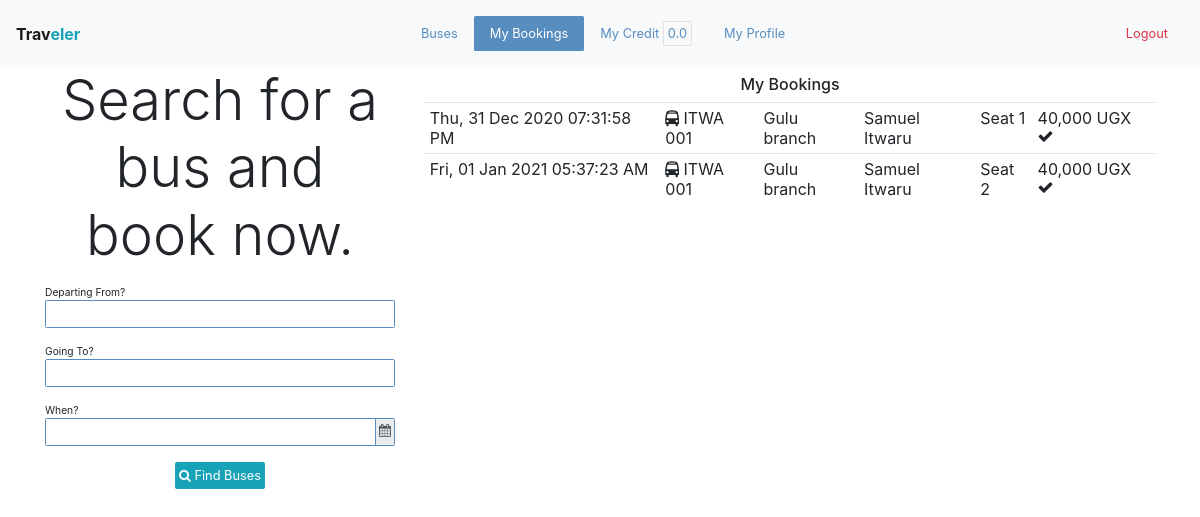
The page /booking/passenger (signed in) on the database as committed earlier.
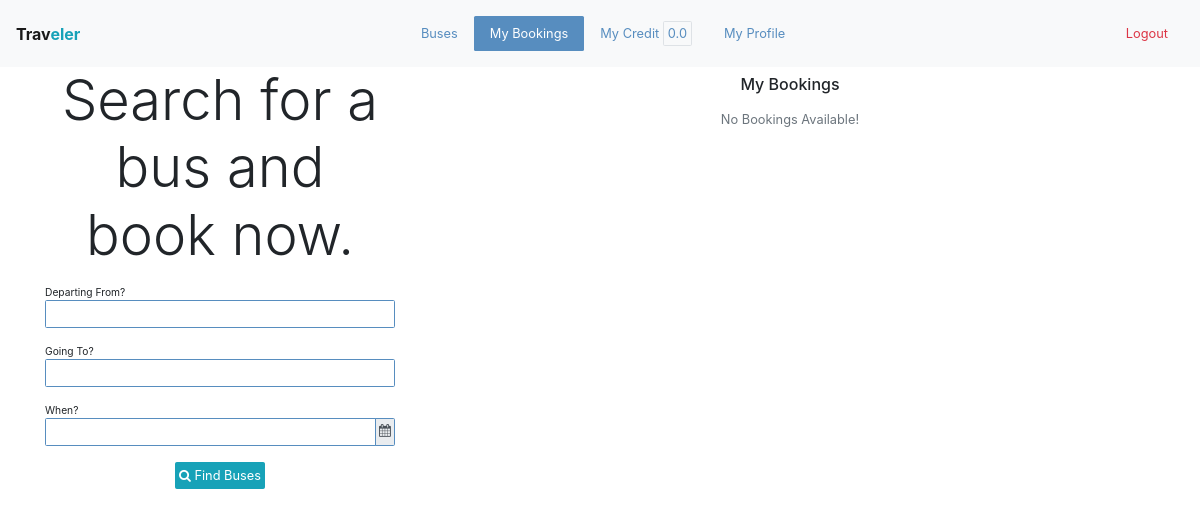
The same page on the database as committed later.
### app/models/models.py (models this page shows, shortened)
class Profile(db.Model):
    id = db.Column(db.Integer, primary_key=True)
    first_name = db.Column(db.String(64))
    last_name = db.Column(db.String(64))
    email = db.Column(db.String(64), unique=True)
    telephone = db.Column(db.String(16))
    email_valid = db.Column(db.Boolean, default=False)
    telephone_valid = db.Column(db.Boolean, default=False)
    credit = db.Column(db.Float, default=0.0)
    is_admin = db.Column(db.Boolean())
    is_manager = db.Column(db.Boolean())
    is_cashier = db.Column(db.Boolean())
    is_passenger = db.Column(db.Boolean())
    branch_id = db.Column(db.Integer, db.ForeignKey("branch.id"))
    user_id = db.Column(db.Integer, db.ForeignKey("user.id", ondelete="CASCADE"))
    payments = db.relationship("Payment", backref="profile")
    def display_name(self):
        return f"{self.first_name} {self.last_name}"

class TimestampedModel(Model):
    created_at = Column(DateTime, default=now())
    updated_at = Column(DateTime)

class Booking(db.Model, TimestampedModel):
    id = db.Column(db.Integer, primary_key=True)
    passenger_name = db.Column(db.String(128), nullable=False)
    passenger_telephone = db.Column(db.String(16))
    seat_number = db.Column(db.String(3))
    pickup = db.Column(db.String(64), nullable=False)
    stop = db.Column(db.String(64), nullable=False)
    fare = db.Column(db.Integer, nullable=False)
    paid = db.Column(db.Boolean, nullable=False)
    branch_id = db.Column(db.Integer, db.ForeignKey("branch.id"), nullable=False)
    bus_id = db.Column(db.Integer, db.ForeignKey("bus.id"), nullable=False)
    created_by = db.Column(db.Integer, db.ForeignKey("user.id"))
    grid_id = db.Column(db.Integer, db.ForeignKey("grid.id"), nullable=False)
    pricing_id = db.Column(db.Integer, db.ForeignKey("pricing.id"), nullable=False)
    payment_id = db.Column(db.Integer, db.ForeignKey("payment.id"))
    payment = db.relationship("Payment", backref=db.backref("booking", uselist=False), cascade="delete")

class Bus(db.Model):
    id = db.Column(db.Integer, primary_key=True)
    number = db.Column(db.String(16))
    columns = db.Column(db.Integer)
    rows = db.Column(db.Integer)
    broadcast = db.Column(db.Boolean)
    departure_time = db.Column(db.DateTime)
    schedule_cancelled_reason = db.Column(db.String(1024))
    booking_deadline = db.Column(db.DateTime)
    free_bus_time = db.Column(db.DateTime)
    branch_id = db.Column(db.Integer, db.ForeignKey("branch.id"))
    company_id = db.Column(db.Integer, db.ForeignKey("company.id"))
    status_id = db.Column(db.Integer, db.ForeignKey("status.id"))
    journey_id = db.Column(db.Integer, db.ForeignKey("journey.id"))
    grids = db.relationship("Grid", backref="bus", cascade="delete", lazy="dynamic")
    bookings = db.relationship("Booking", backref="bus")
    payments = db.relationship("Payment", backref="bus")
    def __str__(self):
        return self.number

class Branch(db.Model):
    id = db.Column(db.Integer, primary_key=True)
    name = db.Column(db.String(64))
    location = db.Column(db.String(64))
    company_id = db.Column(db.Integer, db.ForeignKey("company.id"))
    journeys = db.relationship("Journey", backref="branch")
    members = db.relationship("Profile", backref="branch")
    buses = db.relationship("Bus", backref="branch")
    bookings = db.relationship("Booking", backref="branch")
    def __str__(self):
        return self.name

### app/WEB/views/booking.py (the view)
@booking_bp.route("/passenger", methods=["GET"])
def get_passenger_bookings():
	passenger = current_user
	bookings = Booking.query.filter_by(created_by=passenger.id).all()
	search_buses_form = SearchBusesForm()
	return render_template('booking/passenger-bookings.html', search_buses_form=search_buses_form, bookings=bookings)

### app/WEB/forms/bus.py (shortened to what this page needs)
class SearchBusesForm(FlaskForm):
	UTC_offset = StringField(widget=HiddenInput())
	from_ = StringField("Departing From?", validators=[])
	to = StringField("Going To?", validators=[])
	departure_time = StringField("When?", validators=[])
	submit = SubmitField('Find Bus')
	def __init__(self, *args, **kwargs):
		super().__init__(*args, **kwargs)
		self.datetime_format = app.config.get("TIME_FORMAT")

### app/WEB/context_processors.py (called while the page is built)
@app.context_processor
def application():
	return  {
		"HOST": app.config.get("HOST_ADDRESS")
	}

@app.context_processor
def company():
	context = dict()
	if current_user.is_authenticated:
		context["profile"] = current_user.profile
		branch = current_user.profile.branch
		if branch:
			context["branch"] = branch
			context["company"] = branch.company
	return context

### app/WEB/template_filters.py (called while the page is built)
def datetimeformat(value, format='%H:%M / %d-%m-%Y'):
	if isinstance(value, datetime):
		return value.strftime(format)

def currency(value):
	if isinstance(value, int):
		return f'{value:,} {app.config.get("DEFAULT_CURRENCY", "")}'
	return value

### app/models/models.py (called while the page is built)
    def __str__(self):
        return self.profile.display_name()

### app/setup.py (called while the page is built)
@login_manager.user_loader
def load_user(user_id):
	return User.query.get(user_id)

### app/templates/booking/passenger-bookings.html
{% extends 'index/passenger-base.html' %}
{% block bookings_active %}active{% endblock %}
{% block content %}
	<div class="container">
		<div class="row">
			<div class="col-md-4">
				{% include 'index/search-buses-form.html' %}
			</div>
			<div class="col-md-8">
				<div class="pre-scrollable" style="max-height: 450px;">
					<h5 class="p-2 m-0 text-center">My Bookings</h5>
					<table class="table table-sm table-responsive-md">
						<tbody>
							{% for booking in bookings %}
								<tr>
									<td>{{booking.created_at|datetimeformat('%a, %d %b %Y %r')}}</td>
									<td><span class="fa fa-bus"></span> {{booking.bus}}</td>
									<td>{{booking.branch}} branch</td>
									<td>{{booking.creator}}</td>
									<td>Seat {{booking.seat_number}}</td>
									<td>{{booking.fare|currency}} {% if booking.paid %}<span class="fa fa-check"></span>{% endif %}</td>
								</tr>
							{% else %}
					            <div class="container" align="center">
					                <p class="display-5 text-muted p-2">No Bookings Available!</p>
					            </div>
							{% endfor %}
						</tbody>
					</table>
				</div>
			</div>
		</div>
	</div>
{% endblock %}

### app/templates/index/passenger-base.html (shortened to what this page needs)
{% extends 'base.html' %}
{% block body %}
	<body>
		<nav class="navbar navbar-expand-lg navbar-light bg-light d-flex">
			<strong class="navbar-brand flex-fill">Trav<span class="text-info">eler</span></strong>
			<div class="collapse navbar-collapse" id="navbarText">
					<ul class="nav nav-pills mr-auto">
						<li class="nav-item active">
							<a class="nav-link {% block buses_active %}{% endblock %}" href="{{ url_for('bus.search_buses') }}">Buses</a>
						</li>
						<li class="nav-item">
							<a class="nav-link {% block bookings_active %}{% endblock %}" href="{{ url_for('booking.get_passenger_bookings') }}">My Bookings</a>
						</li>
						<li class="nav-item">
							<a class="nav-link {% block credit_active %}{% endblock %}" href="{{url_for('profile.get_profile_credit')}}">My Credit <span class="p-1 border rounded badge-white">{{profile.credit}}</span></a>
						</li>
						<li class="nav-item">
							<a class="nav-link {% block profile_active %}{% endblock %}" href="{{ url_for('profile.update_profile') }}">My Profile</a>
						</li>
					</ul>
					<span class="navbar-text">
						<a class="nav-link text-danger" href="{{ url_for('index.logout') }}">Logout</a>
				    </span>
			</div>
		</nav>
		{% block content %}
		{% endblock %}
	</body>
{% endblock %}

### app/templates/base.html (shortened to what this page needs)
<html>
	<head>
		<link rel="stylesheet" type="text/css" href="{{ url_for('static', filename='css/bootstrap.min.css') }}">
		<link rel="stylesheet" type="text/css" href="{{ url_for('static', filename='css/cropper.min.css') }}">
		<link rel="stylesheet" type="text/css" href="{{ url_for('static', filename='css/tempusdominus-bootstrap-4.min.css') }}">
		<link rel="stylesheet" type="text/css" href="{{ url_for('static', filename='css/style.css') }}">
		<link rel="stylesheet" type="text/css" href="{{ url_for('static', filename='css/font-awesome.min.css') }}">
	</head>
	<body>
		{% block body %}
		{% endblock %}
	</body>
</html>

### app/templates/index/search-buses-form.html (shortened to what this page needs)
{% from 'helpers.html' import render_string_field, render_UTC_field, render_datetime_field %}
<p class="display-4 text-center">Search for a bus and book now.</p>
<div class="login-content">
<form method="GET" action="{{ url_for('bus.search_buses') }}" >
	{{ render_string_field(search_buses_form.from_) }}
	{{ render_string_field(search_buses_form.to) }}
	{{ render_datetime_field(search_buses_form.departure_time, "departure-time-datetimepicker") }}
	<div align="center" class="border-0">
		<button class="btn btn-info"><span class="fa fa-search"></span> Find Buses</button>
	</div>
</form>
</div>

### app/templates/helpers.html (shortened to what this page needs)
{% macro render_string_field(field) %}
	<div class='form-group'>
		<small>{{field.label.text}}</small>
		{% if field.errors %}
			{{ field(class="form-control is-invalid", **kwargs)|safe }}
			<div class="invalid-feedback">
				{% for error in field.errors %}
					{{ error }}
				{% endfor %}
			</div>
		{% else %}
		{{ field(class="form-control", **kwargs)|safe }}
		{% endif %}
	</div>
{% endmacro %}
{% macro render_datetime_field(field, datetimepicker_id, datetime_format="MMMM DD YYYY, hh:mm A") %}
	<div class="form-group">
		<small>{{field.label.text}}</small>
		{% if field.errors %}
			<div class="input-group date" id="{{datetimepicker_id}}" data-target-input="nearest">
				{{ field(type="text", class="form-control is-invalid datetimepicker-input", data_target="#{{datetimepicker_id}}", **kwargs)|safe }}
				<div class="input-group-append" data-target="#{{datetimepicker_id}}" data-toggle="datetimepicker">
					<div class="input-group-text">
						<i class="fa fa-calendar"></i>
					</div>
				</div>
				<div class="invalid-feedback">
					{% for error in field.errors %}
						{{ error }}
					{% endfor %}
				</div>
			</div>
		{% else %}
		<div class="input-group date" id="{{datetimepicker_id}}" data-target-input="nearest">
			{{ field(type="text", class="form-control datetimepicker-input", data_target='#'+datetimepicker_id, **kwargs)|safe }}
			<div class="input-group-append" data-target="#{{datetimepicker_id}}" data-toggle="datetimepicker">
				<div class="input-group-text">
					<i class="fa fa-calendar"></i>
				</div>
			</div>
		</div>
		{% endif %}
	</div>
{% endmacro %}

### app/static/css/style.css (style rules this page uses)
.login-content { max-width: 510px; margin: 2vh auto; }

Rows that differ between the two databases and show on the page:
removed Booking: created_at "Thu, 31 Dec 2020 07:31:58 PM", bus "ITWA 001", branch "Gulu", creator "Samuel Itwaru", seat_number "1", fare "40,000 UGX", paid True (drawn)
removed Booking: created_at "Fri, 01 Jan 2021 05:37:23 AM", bus "ITWA 001", branch "Gulu", creator "Samuel Itwaru", seat_number "2", fare "40,000 UGX", paid True (drawn)
Other text that changed with them:
text now shown: "No Bookings Available!"
